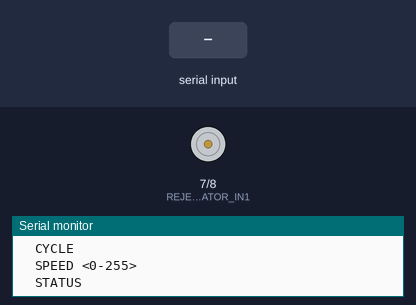
This sketch was run on a simulated Arduino Uno, built with avr-gcc and run on an emulated ATmega328P. Parts: motor-driver pin pairs drawn as motors (green arrow = first pin HIGH = forward, orange = second pin HIGH = backward, longer = more drive, scaled by the enable pin), the last lines printed to the serial monitor. Inputs (shaded band) come from the test bench.

Above: at 1.2 s.
1.3 s: "EXTEND\n" received over Serial
At 2.5 s:
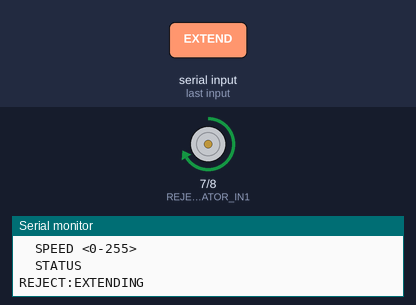
2.8 s: "RETRACT\n" received over Serial
At 3.7 s:
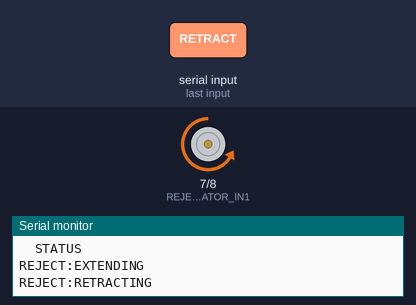
4.3 s: "SPEED 90\n" received over Serial
At 4.9 s:
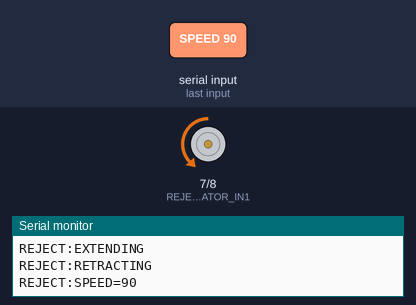
5.8 s: "CYCLE\n" received over Serial
At 7.1 s:
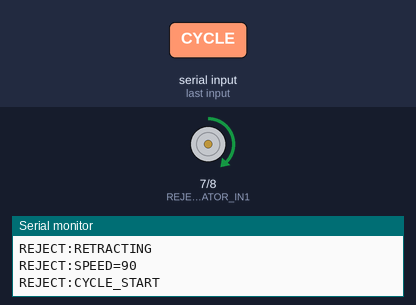
Timing chart, 0 to 12.3 s (numbered marks = the images above; inputs shaded):
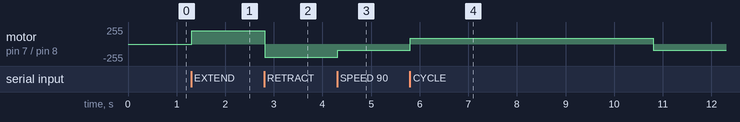

Measured:
- after the input at 1.3 s, motor on pin 7 (REJECT_ACTUATOR_IN1) / pin 8 (REJECT_ACTUATOR_IN2): stopped → forward 200/255 at once
- after the input at 2.8 s, motor on pin 7 (REJECT_ACTUATOR_IN1) / pin 8 (REJECT_ACTUATOR_IN2): forward 200/255 → backward 200/255 at once
- after the input at 4.3 s, motor on pin 7 (REJECT_ACTUATOR_IN1) / pin 8 (REJECT_ACTUATOR_IN2): backward 200/255 → backward 90/255 at once
- after the input at 5.8 s, motor on pin 7 (REJECT_ACTUATOR_IN1) / pin 8 (REJECT_ACTUATOR_IN2): backward 90/255 → forward 90/255 at once, → backward 90/255 5.0 s later

The sketch:

reject_actuator_test.ino
```cpp
/*
 * Reject Actuator Test Sketch
 *
 * Purpose:
 * - Verify reject actuator wiring and direction using L298N driver.
 * - Run manual commands over Serial Monitor at 9600 baud.
 *
 * Wiring (same as automated_refill_system.ino):
 *   ENA -> D10 (PWM)
 *   IN1 -> D7
 *   IN2 -> D8
 *
 * Serial commands:
 *   HELP            Show commands
 *   EXTEND          Push reject actuator out
 *   RETRACT         Pull reject actuator back
 *   STOP            Stop actuator immediately
 *   CYCLE           Extend, hold, retract, stop
 *   SPEED <0-255>   Set PWM speed
 *   STATUS          Show current speed and state
 */

const int REJECT_ACTUATOR_ENA = 10;
const int REJECT_ACTUATOR_IN1 = 7;
const int REJECT_ACTUATOR_IN2 = 8;

int rejectSpeed = 200;
const unsigned long REJECT_PUSH_TIME_MS = 5000;
const unsigned long REJECT_RETRACT_TIME_MS = 5000;

String rejectState = "STOPPED";

void setup() {
  Serial.begin(9600);

  // Set safe output levels before pinMode to avoid startup twitch.
  digitalWrite(REJECT_ACTUATOR_IN1, LOW);
  digitalWrite(REJECT_ACTUATOR_IN2, LOW);
  analogWrite(REJECT_ACTUATOR_ENA, 0);

  pinMode(REJECT_ACTUATOR_ENA, OUTPUT);
  pinMode(REJECT_ACTUATOR_IN1, OUTPUT);
  pinMode(REJECT_ACTUATOR_IN2, OUTPUT);

  stopRejectActuator();

  while (!Serial) { ; }

  Serial.println("READY:REJECT_ACTUATOR_TEST");
  printHelp();
}

void loop() {
  if (Serial.available() > 0) {
    String cmd = Serial.readStringUntil('\n');
    cmd.trim();
    cmd.toUpperCase();
    handleCommand(cmd);
  }
}

void handleCommand(String cmd) {
  if (cmd.length() == 0) {
    return;
  }

  if (cmd == "HELP") {
    printHelp();
  } else if (cmd == "EXTEND") {
    extendRejectActuator();
    Serial.println("REJECT:EXTENDING");
  } else if (cmd == "RETRACT") {
    retractRejectActuator();
    Serial.println("REJECT:RETRACTING");
  } else if (cmd == "STOP") {
    stopRejectActuator();
    Serial.println("REJECT:STOPPED");
  } else if (cmd == "CYCLE") {
    Serial.println("REJECT:CYCLE_START");
    extendRejectActuator();
    delay(REJECT_PUSH_TIME_MS);
    retractRejectActuator();
    delay(REJECT_RETRACT_TIME_MS);
    stopRejectActuator();
    Serial.println("REJECT:CYCLE_DONE");
  } else if (cmd.startsWith("SPEED ")) {
    String value = cmd.substring(6);
    int parsed = value.toInt();

    if (parsed < 0 || parsed > 255) {
      Serial.println("ERROR:SPEED_RANGE_0_TO_255");
      return;
    }

    rejectSpeed = parsed;
    // Re-apply speed if currently moving.
    if (rejectState != "STOPPED") {
      analogWrite(REJECT_ACTUATOR_ENA, rejectSpeed);
    }

    Serial.print("REJECT:SPEED=");
    Serial.println(rejectSpeed);
  } else if (cmd == "STATUS") {
    Serial.print("REJECT:STATE=");
    Serial.println(rejectState);
    Serial.print("REJECT:SPEED=");
    Serial.println(rejectSpeed);
  } else {
    Serial.print("ERROR:UNKNOWN_COMMAND ");
    Serial.println(cmd);
  }
}

void extendRejectActuator() {
  digitalWrite(REJECT_ACTUATOR_IN1, HIGH);
  digitalWrite(REJECT_ACTUATOR_IN2, LOW);
  analogWrite(REJECT_ACTUATOR_ENA, rejectSpeed);
  rejectState = "EXTENDING";
}

void retractRejectActuator() {
  digitalWrite(REJECT_ACTUATOR_IN1, LOW);
  digitalWrite(REJECT_ACTUATOR_IN2, HIGH);
  analogWrite(REJECT_ACTUATOR_ENA, rejectSpeed);
  rejectState = "RETRACTING";
}

void stopRejectActuator() {
  digitalWrite(REJECT_ACTUATOR_IN1, LOW);
  digitalWrite(REJECT_ACTUATOR_IN2, LOW);
  analogWrite(REJECT_ACTUATOR_ENA, 0);
  rejectState = "STOPPED";
}

void printHelp() {
  Serial.println("Commands:");
  Serial.println("  HELP");
  Serial.println("  EXTEND");
  Serial.println("  RETRACT");
  Serial.println("  STOP");
  Serial.println("  CYCLE");
  Serial.println("  SPEED <0-255>");
  Serial.println("  STATUS");
}
```
